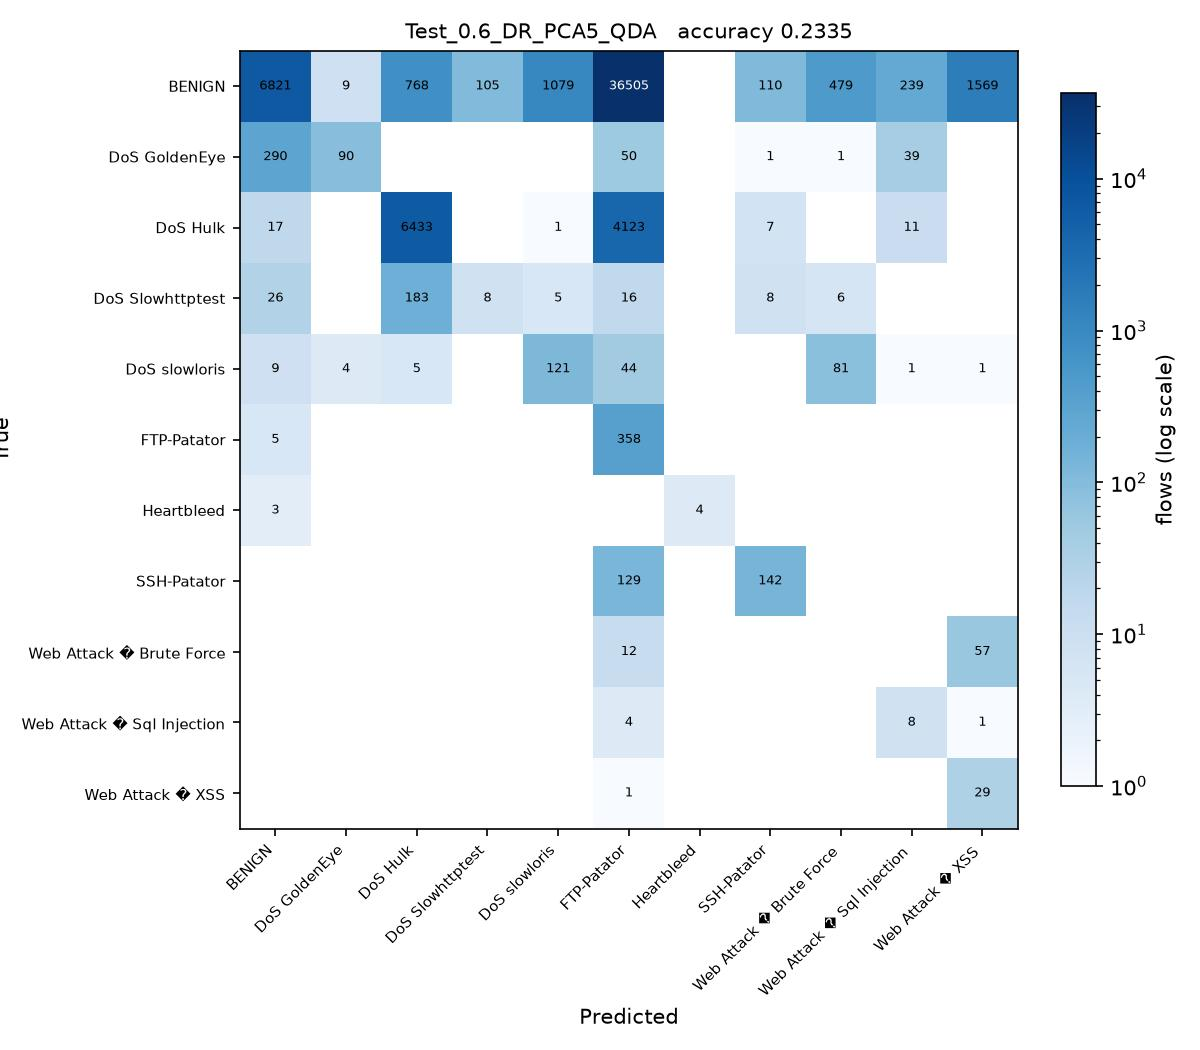

This figure's Python source:
# Test_0.6_DR_PCA5_QDA.py
#
# Test size 0.6  |  PCA, 5 components  |  Quadratic Discriminant Analysis (sheet #17)
#
# This is SGDC_60_40.py with the changes marked CHANGE below and nothing else.

import os
from pathlib import Path

# CHANGE 1: find the folder holding the three CSV files and run from there, so
# the plain file names below resolve no matter where this script is started
# from or how deeply it sits inside the project folder.
HERE = Path(__file__).resolve().parent
for PROJECT in [HERE, *HERE.parents]:
    if (PROJECT / 'Tuesday-WorkingHours.pcap_ISCX.csv').exists():
        os.chdir(PROJECT)
        break
else:
    raise SystemExit('Put this folder inside the folder that holds the three '
                     'CIC-IDS2017 CSV files, then run the script again.')
import numpy as np
import pandas as pd

df1 = pd.read_csv('Tuesday-WorkingHours.pcap_ISCX.csv', low_memory=True)
df2 = pd.read_csv('Wednesday-workingHours.pcap_ISCX.csv', low_memory=True)
df3 = pd.read_csv('Thursday-WorkingHours-Morning-WebAttacks.pcap_ISCX.csv', low_memory=True)

dataset = pd.concat([df1, df2, df3], ignore_index=True)

dataset.columns = dataset.columns.str.strip()

# CHANGE 2: a stratified sample of 100000 flows, the same for every run.
# Gradient Boosting builds one tree per class per stage on a single core, so all
# 1.3 million flows would take hours per script. At least 50 flows of every
# class are kept, so the rare attacks stay in the split.
label = dataset.columns[-1]
dataset = pd.concat(
    [g.sample(n=min(len(g), max(50, round(100000 * len(g) / len(dataset)))), random_state=0)
     for _, g in dataset.groupby(label)],
    ignore_index=True
)

X = dataset.iloc[:, :-1]
y = dataset.iloc[:, -1]

X = X.apply(pd.to_numeric, errors='coerce')

X.replace([np.inf, -np.inf], np.nan, inplace=True)

from sklearn.impute import SimpleImputer

imputer = SimpleImputer(missing_values=np.nan, strategy='mean')
X = imputer.fit_transform(X)

from sklearn.preprocessing import LabelEncoder

labelencoder_y = LabelEncoder()
y = labelencoder_y.fit_transform(y)

from sklearn.model_selection import train_test_split

X_train, X_test, y_train, y_test = train_test_split(
    X,
    y,
    test_size=0.6,   # CHANGE 3: test size
    random_state=0,
    stratify=y
)

# CHANGE 4: PCA, from PCA_LDA_KErnel_PCA_CODE.pdf (fit only on training data)
from sklearn.decomposition import PCA

pca = PCA(n_components=5)
X_train = pca.fit_transform(X_train)
X_test = pca.transform(X_test)

# CHANGE 5: Quadratic Discriminant Analysis (sheet #17) in place of SGDClassifier
from sklearn.discriminant_analysis import QuadraticDiscriminantAnalysis

# Heartbleed has only 11 flows, so a class can have fewer training rows
# than there are components and its covariance cannot be estimated.
# Shrinkage fixes that; the default solver does not support it.
classifier = QuadraticDiscriminantAnalysis(
    solver='eigen',
    shrinkage=0.1
)

classifier.fit(X_train, y_train)

y_pred = classifier.predict(X_test) 

from sklearn.metrics import confusion_matrix
from sklearn.metrics import accuracy_score
from sklearn.metrics import precision_score
from sklearn.metrics import recall_score
from sklearn.metrics import f1_score
from sklearn.metrics import classification_report

cm = confusion_matrix(y_test, y_pred)

print("Confusion Matrix:\n")
print(cm)

print("\nAccuracy : {:.4f}".format(accuracy_score(y_test, y_pred)))
print("\nPrecision : {:.4f}".format(precision_score(y_test, y_pred, average='weighted')))
print("\nRecall : {:.4f}".format(recall_score(y_test, y_pred, average='weighted')))
print("\nF1 Score : {:.4f}".format(f1_score(y_test, y_pred, average='weighted')))

print("\nClassification Report:\n")
print(classification_report(y_test, y_pred))

# CHANGE 6: save the confusion matrix as Test_0.6_DR_PCA5_QDA.jpg and record the result
import matplotlib
matplotlib.use('Agg')
import matplotlib.pyplot as plt
from matplotlib.colors import LogNorm

here = HERE                     # the folder this script sits in
names = [str(c) for c in labelencoder_y.classes_]
fig, ax = plt.subplots(figsize=(8, 7))
im = ax.imshow(cm, cmap='Blues', norm=LogNorm(vmin=1))
ax.set_xticks(range(len(names)), names, rotation=45, ha='right', fontsize=7)
ax.set_yticks(range(len(names)), names, fontsize=7)
ax.set_xlabel('Predicted')
ax.set_ylabel('True')
ax.set_title('Test_0.6_DR_PCA5_QDA   accuracy {:.4f}'.format(accuracy_score(y_test, y_pred)), fontsize=10)
for i in range(cm.shape[0]):
    for j in range(cm.shape[1]):
        if cm[i, j]:
            ax.text(j, i, cm[i, j], ha='center', va='center', fontsize=6,
                    color='white' if cm[i, j] > cm.max() / 3 else 'black')
fig.colorbar(im, ax=ax, fraction=0.04, label='flows (log scale)')
fig.tight_layout()
fig.savefig(here / 'Test_0.6_DR_PCA5_QDA.jpg', dpi=150)
plt.close(fig)

row = pd.DataFrame([{
    'Test': 0.6, 'DR': 'PCA5', 'Clas': 'QDA',
    'Acc': round(accuracy_score(y_test, y_pred), 4),
    'Pre': round(precision_score(y_test, y_pred, average='weighted'), 4),
    'Rec': round(recall_score(y_test, y_pred, average='weighted'), 4),
    'F1': round(f1_score(y_test, y_pred, average='weighted'), 4),
    'script': 'Test_0.6_DR_PCA5_QDA',
}])
# one file per run, so several scripts can run at the same time without
# overwriting each other. 21_run_45_mix.py merges them into the Excel sheet.
out = PROJECT / 'results' / 'parts_mix' / 'Test_0.6_DR_PCA5_QDA.csv'
out.parent.mkdir(parents=True, exist_ok=True)
row.to_csv(out, index=False)
